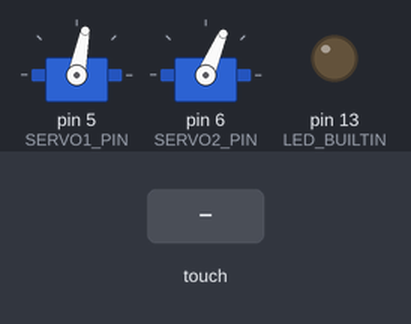
Recording of a sketch running on a simulated Arduino Uno, built with avr-gcc and run on an emulated ATmega328P. Shown: 2 × servo, output pins drawn as LEDs (lit = HIGH). Inputs (shaded band) come from the test bench.

Above: at 1.3 s.
1.4 s: touch panel pressed at 13 % / 10 % of its raw x / y range
At 1.6 s:
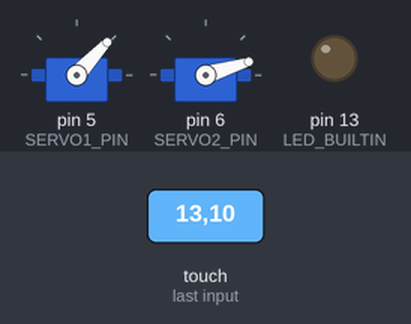
3.1 s: touch panel pressed at 38 % / 10 % of its raw x / y range
At 3.3 s:
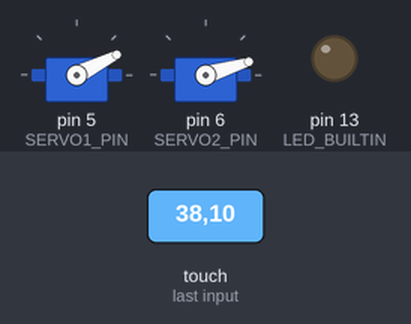
4.8 s: touch panel pressed at 62 % / 10 % of its raw x / y range
At 6.0 s:
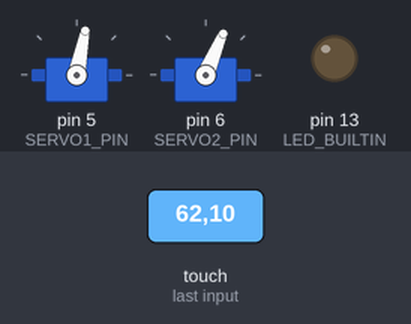
6.5 s: touch panel pressed at 13 % / 90 % of its raw x / y range
At 6.7 s:
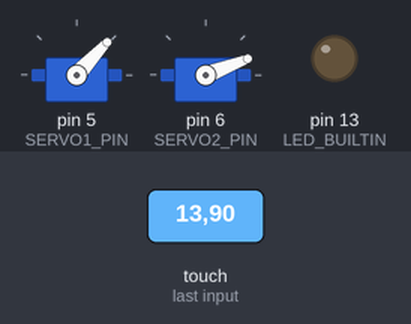
8.2 s: touch panel pressed at 38 % / 90 % of its raw x / y range
At 8.4 s:
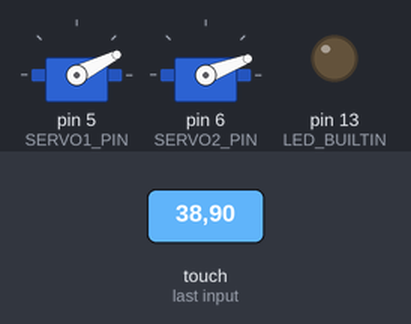
9.9 s: touch panel pressed at 62 % / 90 % of its raw x / y range
At 10.1 s:
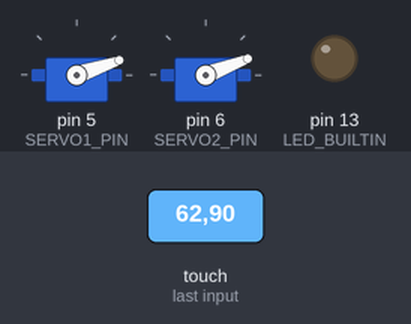
Timing chart, 0 to 12.6 s (numbered marks = the images above; inputs shaded):
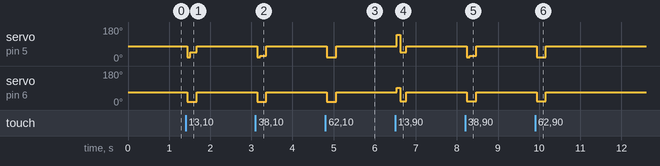

Measured:
- after the input at 1.4 s, servo on pin 5 (SERVO1_PIN): 79° → 19° at once, → 47° 0.08 s later, → 79° 0.15 s later; servo on pin 6 (SERVO2_PIN): 67° → 17° at once, → 67° 0.23 s later
- after the input at 3.1 s, servo on pin 5 (SERVO1_PIN): 79° → 19° at once, → 27° 0.08 s later, → 79° 0.15 s later; servo on pin 6 (SERVO2_PIN): 67° → 17° at once, → 67° 0.23 s later
- after the input at 4.8 s, servo on pin 5 (SERVO1_PIN): 79° → 19° at once, → 79° 0.23 s later; servo on pin 6 (SERVO2_PIN): 67° → 17° at once, → 67° 0.23 s later
- after the input at 6.5 s, servo on pin 5 (SERVO1_PIN): 79° → 139° at once, → 47° 0.08 s later, → 79° 0.15 s later; servo on pin 6 (SERVO2_PIN): 67° → 92° at once, → 21° 0.08 s later, → 67° 0.15 s later
- after the input at 8.2 s, servo on pin 5 (SERVO1_PIN): 79° → 19° at once, → 27° 0.08 s later, → 79° 0.15 s later; servo on pin 6 (SERVO2_PIN): 67° → 21° at once, → 67° 0.23 s later
- after the input at 9.9 s, servo on pin 5 (SERVO1_PIN): 79° → 19° at once, → 79° 0.23 s later; servo on pin 6 (SERVO2_PIN): 67° → 21° at once, → 67° 0.23 s later

The sketch:

ball_and_plate.ino
```cpp
#include <PID_v1.h>
#include <stdint.h>
#include <TouchScreen.h>
#include <Wire.h>
#include <Servo.h>

// Touch Screen pins
#define YP A0
#define XM A2
#define YM A1
#define XP A3

// Servo motors pins
#define SERVO1_PIN 5
#define SERVO2_PIN 6

// Constants
const float convert1 = 0.3; // converts raw x values to mm. found through manual calibration
const float convert2 = 0.3; // converts raw y values to mm. found through manual calibration

#define MAP_X(X) (((X - 68) * 16 / 25) * convert1)
//X: max=571, mid=286
#define MAP_Y(Y) ((274 - ((Y - 142) * 9.0 / 25.0)) * convert2)
//Y: max=274, mid=137

const int FLAT1 = 79;
const int FLAT2 = 67;

const int MAX_X = 571 * convert1;
const int MAX_Y = 2110 * convert2;
//////////// IN BALAYI 274 NABOD?!?

const int BORDER_X = 30;
const int BORDER_Y = 17;

const float MID_X = 286 * convert1;
const float MID_Y = 105 * convert2;
const float OFFSET_Y = 25;
const float OFFSET_X = 60;

// PID values
double setpoint1, input1, output1; // for X
double setpoint2, input2, output2; // for Y
const int Ts = 100;

// PID coefficients
float Kp1 = 0.5;
float Ki1 = 0.0;
float Kd1 = 0.25;

float Kp2 = 0.2;
float Ki2 = 0.0;
float Kd2 = 0.1;

TouchScreen ts = TouchScreen(XP, YP, XM, YM, 900);

Servo servo1; // X axis
Servo servo2; // Y axis

PID PID1(&input1, &output1, &setpoint1, Kp1, Ki1, Kd1, DIRECT); // Controls X axis
PID PID2(&input2, &output2, &setpoint2, Kp2, Ki2, Kd2, DIRECT); // Controls Y axis

void switch_sp(void) {
  static double k = 0;
  static float delta = 0.01;
  static char x = '\0';

  if (Serial.available() > 0) {
    x = Serial.read();

    switch (x)
    {
      case '1':
        setpoint1 = MID_X - OFFSET_X;
        setpoint2 = MID_Y + OFFSET_Y;
        break;
      case '2':
        setpoint1 = MID_X - OFFSET_X;
        setpoint2 = MID_Y;
        break;
      case '3':
        setpoint1 = MID_X - OFFSET_X;
        setpoint2 = MID_Y - OFFSET_Y;
        break;
      case '4':
        setpoint1 = MID_X;
        setpoint2 = MID_Y + OFFSET_Y;
        break;
      case '5':
        setpoint1 = MID_X;
        setpoint2 = MID_Y;
        break;
      case '6':
        setpoint1 = MID_X;
        setpoint2 = MID_Y - OFFSET_Y;
        break;
      case '7':
        setpoint1 = MID_X + OFFSET_X;
        setpoint2 = MID_Y + OFFSET_Y;
        break;
      case '8':
        setpoint1 = MID_X + OFFSET_X;
        setpoint2 = MID_Y;
        break;
      case '9':
        setpoint1 = MID_X + OFFSET_X;
        setpoint2 = MID_Y - OFFSET_Y;
        break;
      // case 'q':
      //   Kp1 += delta;
      //   break;
      // case 'w':
      //   Kd1 += delta;
      //   break;
      // case 'a':
      //   Kp1 -= delta;
      //   break;
      // case 's':
      //   Kd1 -= delta;
      //   break;
      // case 'p':
      //   Kp2 += delta;
      //   break;
      // case '[':
      //   Kd2 += delta;
      //   break;
      // case ';':
      //   Kp2 -= delta;
      //   break;
      // case '\'':
      //   Kd2 -= delta;
      //   break;
      default:
        break;
    }

    // PID1.SetTunings(Kp1, Ki1, Kd1);
    // PID2.SetTunings(Kp2, Ki2, Kd2);

    // Serial.print("Delta="); Serial.print(delta);
    // Serial.print(", Kp1="); Serial.print(Kp1);
    // Serial.print(", Kd1="); Serial.print(Kd1);
    // Serial.print(", Kp2="); Serial.print(Kp2);
    // Serial.print(", Kd2="); Serial.println(Kd2);
  }

  switch (x)
  {
    case '0': // circular motion
      setpoint1 = MID_X + 25 * cos(k);
      setpoint2 = MID_Y + 25 * sin(k);
      k = k - 0.0075;
      break;
    case '*': // infinity (lemniscate) motion
      setpoint1 = MID_X + (80 * cos(k)) / (1 + sin(k) * sin(k));
      setpoint2 = MID_Y + (70 * sin(k) * cos(k)) / (1 + sin(k) * sin(k));
      k = k + 0.005;
      break;
    default:
      break;
  }
}

void setup()
{
  // PID Settings
  PID1.SetMode(AUTOMATIC);
  PID1.SetOutputLimits(FLAT1 - 60, FLAT1 + 60);
  PID1.SetSampleTime(Ts);

  PID2.SetMode(AUTOMATIC);
  PID2.SetOutputLimits(FLAT2 - 50, FLAT2 + 50);
  PID2.SetSampleTime(Ts);

  // Attaching Servos
  servo1.attach(SERVO1_PIN);
  servo2.attach(SERVO2_PIN);

  // Using LED to show when stabilized
  pinMode(LED_BUILTIN, OUTPUT);
  digitalWrite(LED_BUILTIN, LOW);

  // Using Serial to change setpoint and motion of ball
  Serial.begin(9600);

  // Initialize Setpoints to center of plate
  setpoint1 = MID_X;
  setpoint2 = MID_Y;

  // Make plate flat
  output1 = FLAT1;
  output2 = FLAT2;
  servo1.write(output1);
  servo2.write(output2);

  delay(100);
}


void loop()
{
  static unsigned long stable = 0;
  static unsigned int no_touch_count = 0;

  while (stable < 50) // Regulation Loop
  {
    switch_sp();

    TSPoint p = ts.getPoint();

    if (p.z > ts.pressureThreshhold) // Ball is on plate
    {
      no_touch_count = 0;

      servo1.attach(SERVO1_PIN);
      servo2.attach(SERVO2_PIN);

      TSPoint p = ts.getPoint();
      input1 = MAP_X(p.x);
      input2 = MAP_Y(p.y);
      // Serial.print(X); Serial.print(" "); Serial.println(Y); // used for plotting

      if (input1 > setpoint1 - 2 && input1 < setpoint1 + 2 && input2 > setpoint2 - 2 && input2 < setpoint2 + 2)
      {
        stable++;
        digitalWrite(LED_BUILTIN, HIGH);
      }
      else
      {
        stable = 0;
        digitalWrite(LED_BUILTIN, LOW);
      }

      PID1.Compute(); // Computer action control on X axis
      PID2.Compute(); // Computer action control on Y axis
    }
    else // There is no ball on plate
    {
      no_touch_count++;
      if (no_touch_count >= 300)
      {
        output1 = FLAT1;
        output2 = FLAT2;
      }
      if (no_touch_count >= 800)
      {
        servo1.detach();
        servo2.detach();
      }
    }

    servo1.write(output1);
    servo2.write(output2);
  }

  servo1.detach();
  servo2.detach();

  while (stable == 50) // while stable
  {
    switch_sp();

    TSPoint p = ts.getPoint();
    input1 = MAP_X(p.x);
    input2 = MAP_Y(p.y);

    if (input1 < setpoint1 - 3 || input1 > setpoint1 + 3 || input2 > setpoint2 + 3 || input2 < setpoint2 - 3) // Ball isnt close to setpoint
    {
      digitalWrite(LED_BUILTIN, LOW);
      stable = 0;
    }
  }
}
```
